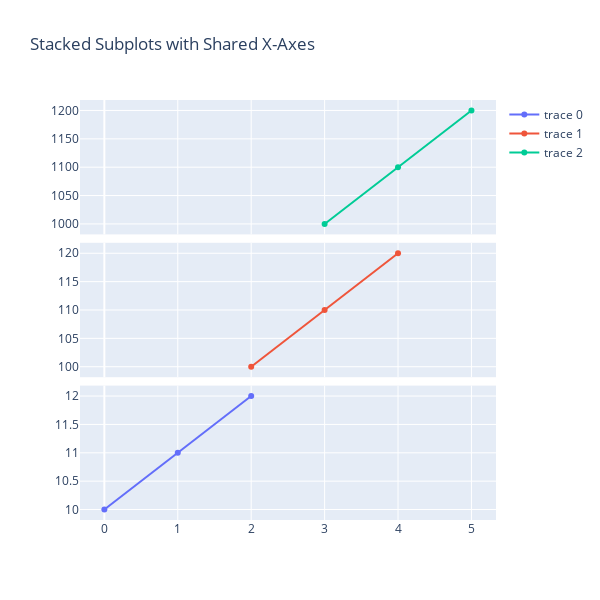

Notebook cell for this chart:
### Code cell
fig = make_subplots(rows=3, cols=1, 
                    shared_xaxes=True, 
                    vertical_spacing=0.02)

fig.add_trace(go.Scatter(x=[0, 1, 2], y=[10, 11, 12]),
              row=3, col=1)

fig.add_trace(go.Scatter(x=[2, 3, 4], y=[100, 110, 120]),
              row=2, col=1)

fig.add_trace(go.Scatter(x=[3, 4, 5], y=[1000, 1100, 1200]),
              row=1, col=1)

fig.update_layout(height=600, width=600,
                  title_text="Stacked Subplots with Shared X-Axes")
fig.show()

### Figure 1 — Plotly figure (JSON) as saved in the notebook; plotly's stock layout.template omitted (floating-point values rounded to 4 significant figures)
{"data": [{"type": "scatter", "x": [0, 1, 2], "xaxis": "x3", "y": [10, 11, 12], "yaxis": "y3"}, {"type": "scatter", "x": [2, 3, 4], "xaxis": "x2", "y": [100, 110, 120], "yaxis": "y2"}, {"type": "scatter", "x": [3, 4, 5], "xaxis": "x", "y": [1000, 1100, 1200], "yaxis": "y"}], "layout": {"height": 600, "title": {"text": "Stacked Subplots with Shared X-Axes"}, "width": 600, "xaxis": {"anchor": "y", "domain": [0, 1], "matches": "x3", "showticklabels": false}, "xaxis2": {"anchor": "y2", "domain": [0, 1], "matches": "x3", "showticklabels": false}, "xaxis3": {"anchor": "y3", "domain": [0, 1]}, "yaxis": {"anchor": "x", "domain": [0.68, 1]}, "yaxis2": {"anchor": "x2", "domain": [0.34, 0.66]}, "yaxis3": {"anchor": "x3", "domain": [0, 0.32]}}}
